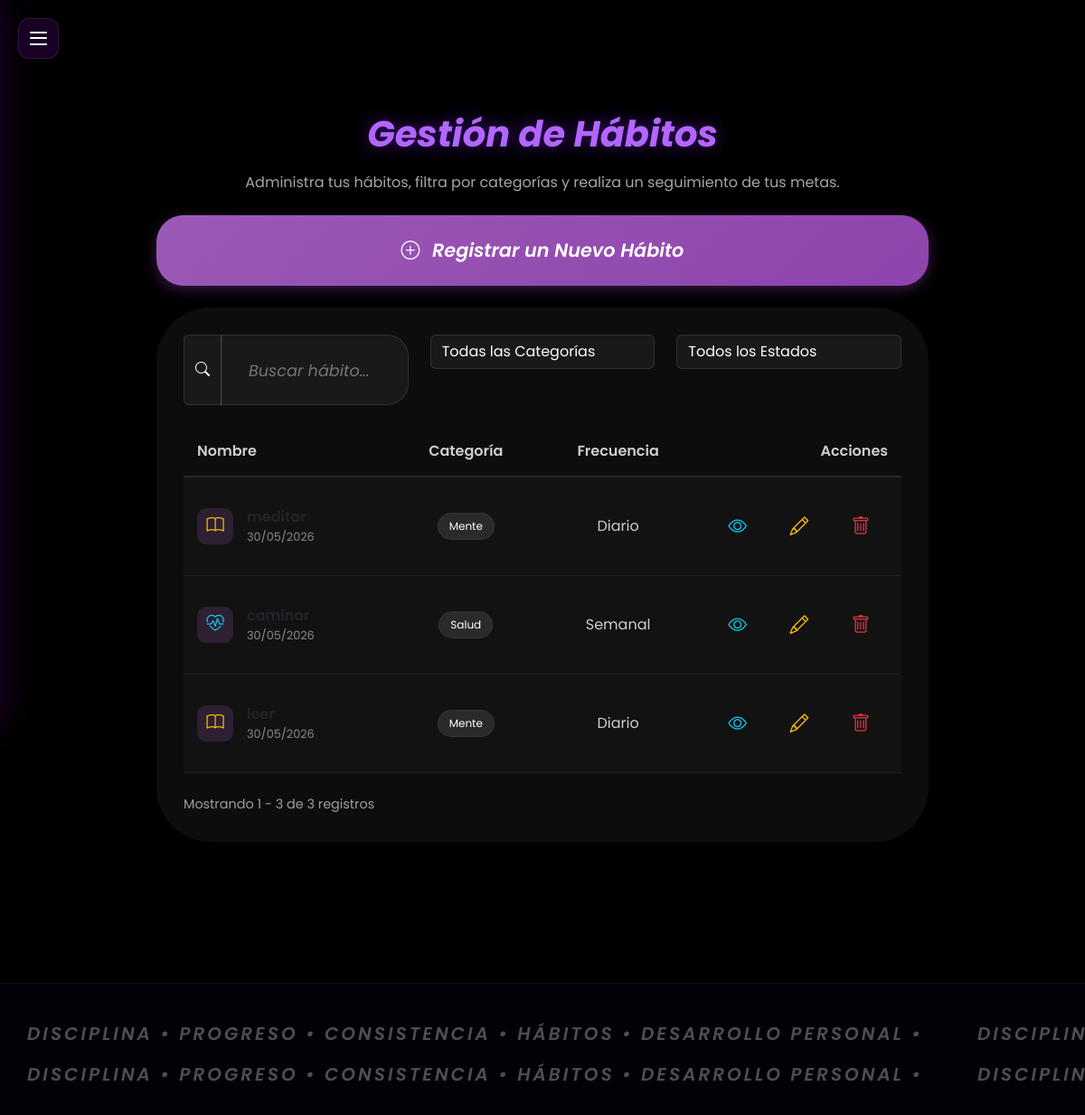
/register_habit (signed in), run on an earlier commit of the app's database.
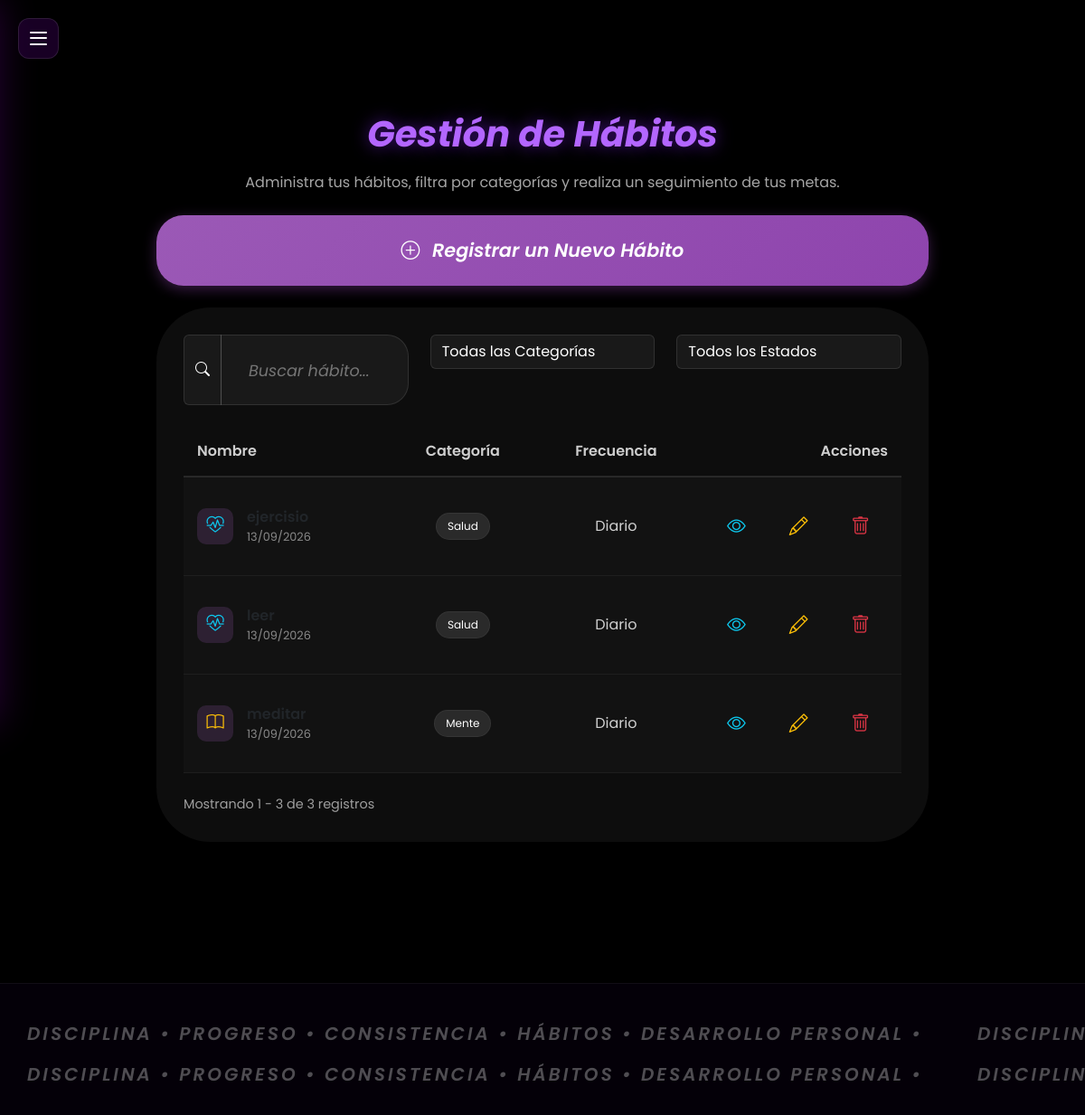
And on a later commit of the database.
### app/models/habitos.py (models this page shows, shortened)
class Habit(db.Model):
    __tablename__ = 'habits'
    idHabit = db.Column(db.Integer, primary_key=True)
    idUser = db.Column(db.Integer, db.ForeignKey('users.idUser'), nullable=False)
    habitName = db.Column(db.String(120), nullable=False)
    habitDesc = db.Column(db.String(255), nullable=True)
    habitFreq = db.Column(db.String(50), nullable=False)
    habitCategory = db.Column(db.String(50), nullable=False)
    habitState = db.Column(db.String(50), default='Activo')
    createdAt = db.Column(db.DateTime, default=datetime.now)

### app/routes/habits_route.py (the view, shortened to what this page needs)
@bp.route('/register_habit', methods=['GET', 'POST'])
@login_required
def register_habit():
    habits = Habit.query.filter_by(idUser=current_user.idUser).order_by(Habit.createdAt.desc()).all()
    return render_template("register/index.html", habits=habits)

### app/templates/register/index.html (shortened to what this page needs)
{% extends "base.html" %}
{% block extra_css %}
<link rel="stylesheet" href="{{ url_for('static', filename='css/habits.css') }}">
{% endblock %}
{% block content %}
<button class="hamburger-menu" id="sidebarToggle">
    <span></span>
    <span></span>
    <span></span>
</button>
<div class="lightning-storm">
</div>
<div class="sakura">
</div>
<div class="login-wrapper" style="flex-direction: column; align-items: center; justify-content: flex-start; padding-top: 8vh; min-height: 85vh; padding-left: 20px; padding-right: 20px; width: 100%;">
    <div class="text-center mb-4 fade-in-section" style="text-align: center; width: 100%; max-width: none !important; display: flex; flex-direction: column; align-items: center; justify-content: center; margin: 0 auto;">
        <h1 style="text-align: center; margin-top: 20px; color: #b366ff; font-style: italic; font-weight: 700; text-shadow: 0 0 18px rgba(138, 40, 255, 0.5);">Gestión de Hábitos</h1>
        <p style="text-align: center; max-width: 800px; margin: 10px auto 0 auto; color: rgba(255,255,255,0.65);">Administra tus hábitos, filtra por categorías y realiza un seguimiento de tus metas.</p>
        <button type="button" class="btn btn-primary mt-4 btn-hover-effect" data-bs-toggle="modal" data-bs-target="#habitModal" style="background: linear-gradient(135deg, #9b59b6, #8e44ad); border: none; padding: 12px 30px; font-weight: 600; border-radius: 30px; box-shadow: 0 4px 15px rgba(142, 68, 173, 0.4); transition: transform 0.3s ease, box-shadow 0.3s ease;">
            <i class="bi bi-plus-circle" style="margin-right: 8px;"></i> Registrar un Nuevo Hábito
        </button>
    </div>
    <div class="card shadow-lg border-0 rounded-lg fade-in-section" style="max-width: 1200px; padding: 30px; width: 100%; margin-bottom: 60px; background: rgba(255, 255, 255, 0.05); backdrop-filter: blur(15px); border: 1px solid rgba(255, 255, 255, 0.1);">
        <div class="row mb-4 justify-content-center">
            <div class="col-lg-4 col-md-5 mb-3 mb-md-0">
                <div class="input-group">
                    <span class="input-group-text glass-input"><i class="bi bi-search text-white"></i></span>
                    <input type="text" id="searchInput" class="form-control glass-input" placeholder="Buscar hábito...">
                </div>
            </div>
            <div class="col-lg-4 col-md-4 mb-3 mb-md-0">
                <select id="filterCategory" class="form-select glass-input">
                    <option value="">Todas las Categorías</option>
                </select>
            </div>
            <div class="col-lg-4 col-md-3">
                <select id="filterState" class="form-select glass-input">
                    <option value="">Todos los Estados</option>
                </select>
            </div>
        </div>
        <div class="table-responsive">
            <table class="table table-borderless align-middle custom-table" style="color: #fff; margin-bottom: 0;">
                <thead style="border-bottom: 2px solid rgba(255, 255, 255, 0.1);">
                    <tr>
                        <th scope="col" style="color: rgba(255, 255, 255, 0.8); font-weight: 600; padding: 15px; background: transparent;">Nombre</th>
                        <th scope="col" style="color: rgba(255, 255, 255, 0.8); font-weight: 600; padding: 15px; background: transparent; text-align: center;">Categoría</th>
                        <th scope="col" style="color: rgba(255, 255, 255, 0.8); font-weight: 600; padding: 15px; background: transparent; text-align: center;">Frecuencia</th>
                        <th scope="col" style="color: rgba(255, 255, 255, 0.8); font-weight: 600; padding: 15px; background: transparent; text-align: right;">Acciones</th>
                    </tr>
                </thead>
                <tbody id="habitsTableBody">
                    {% for habit in habits %}
                    <tr class="habit-row" data-id="{{ habit.idHabit }}" data-name="{{ habit.habitName|lower }}" data-category="{{ habit.habitCategory }}" data-state="{{ habit.habitState }}" data-desc="{{ habit.habitDesc or '' }}" style="background: rgba(255, 255, 255, 0.02); transition: background 0.3s ease;" onmouseover="this.style.background='rgba(255, 255, 255, 0.08)'" onmouseout="this.style.background='rgba(255, 255, 255, 0.02)'">
                        <td style="padding: 15px; border-bottom: 1px solid rgba(255, 255, 255, 0.05); background: transparent;">
                            <div class="d-flex align-items-center">
                                <div style="width: 40px; height: 40px; border-radius: 10px; background: rgba(155, 89, 182, 0.2); display: flex; align-items: center; justify-content: center; margin-right: 15px;">
                                    {% if habit.habitCategory == 'salud' %}
                                        <i class="bi bi-heart-pulse text-info" style="font-size: 1.2rem;"></i>
                                    {% elif habit.habitCategory == 'mente' %}
                                        <i class="bi bi-book text-warning" style="font-size: 1.2rem;"></i>
                                    {% elif habit.habitCategory == 'finanzas' %}
                                        <i class="bi bi-wallet2 text-success" style="font-size: 1.2rem;"></i>
                                    {% else %}
                                        <i class="bi bi-people text-primary" style="font-size: 1.2rem;"></i>
                                    {% endif %}
                                </div>
                                <div>
                                    <div style="font-weight: 600;">{{ habit.habitName }}</div>
                                    <div style="font-size: 0.8rem; color: rgba(255, 255, 255, 0.5);">{{ habit.createdAt.strftime('%d/%m/%Y') }}</div>
                                </div>
                            </div>
                        </td>
                        <td style="padding: 15px; border-bottom: 1px solid rgba(255, 255, 255, 0.05); background: transparent; text-align: center;">
                            <span class="badge" style="background: rgba(255, 255, 255, 0.1); color: #fff; padding: 8px 12px; border-radius: 20px; font-weight: normal; border: 1px solid rgba(255, 255, 255, 0.05);">
                                {{ habit.habitCategory|capitalize }}
                            </span>
                        </td>
                        <td style="padding: 15px; border-bottom: 1px solid rgba(255, 255, 255, 0.05); color: rgba(255, 255, 255, 0.8); background: transparent; text-align: center;">
                            {{ habit.habitFreq|capitalize }}
                        </td>
                        <td style="padding: 15px; border-bottom: 1px solid rgba(255, 255, 255, 0.05); background: transparent;">
                            <div class="d-flex justify-content-end gap-2" style="white-space: nowrap;">
                                <button type="button" class="btn btn-sm btn-outline-info rounded-circle" title="Ver" onclick="openViewModal({{ habit.idHabit }})">
                                    <i class="bi bi-eye"></i>
                                </button>
                                <button type="button" class="btn btn-sm btn-outline-warning rounded-circle" title="Editar" onclick="openEditModal({{ habit.idHabit }}, '{{ habit.habitName|escape }}', '{{ habit.habitDesc|escape }}', '{{ habit.habitFreq }}', '{{ habit.habitCategory }}')">
                                    <i class="bi bi-pencil"></i>
                                </button>
                                <button type="button" class="btn btn-sm btn-outline-danger rounded-circle" title="Eliminar" onclick="openDeleteModal({{ habit.idHabit }}, '{{ habit.habitName|escape }}')">
                                    <i class="bi bi-trash"></i>
                                </button>
                            </div>
                        </td>
                    </tr>
                    {% endfor %}
                </tbody>
            </table>
        </div>
        <div class="d-flex justify-content-between align-items-center mt-4">
            <span id="pageInfo" style="color: rgba(255,255,255,0.6); font-size: 0.9rem;">Mostrando 0 registros</span>
        </div>
    </div>
</div>
{% endblock %}
{% block footer %}
<footer class="futuristic-footer">
    <div class="marquee-container">
        <div class="marquee-track track-ltr">
            <div class="marquee-content">
                <span>Disciplina &bull; Progreso &bull; Consistencia &bull; Hábitos &bull; Desarrollo Personal &bull;</span>
                <span>Disciplina &bull; Progreso &bull; Consistencia &bull; Hábitos &bull; Desarrollo Personal &bull;</span>
            </div>
        </div>
        <div class="marquee-track track-rtl">
            <div class="marquee-content">
                <span>Disciplina &bull; Progreso &bull; Consistencia &bull; Hábitos &bull; Desarrollo Personal &bull;</span>
                <span>Disciplina &bull; Progreso &bull; Consistencia &bull; Hábitos &bull; Desarrollo Personal &bull;</span>
            </div>
        </div>
    </div>
</footer>
{% endblock %}

### app/templates/base.html (shortened to what this page needs)
<!DOCTYPE html>
<html lang="es">
<head>
  <link href="https://cdn.jsdelivr.net/npm/bootstrap@5.3.0/dist/css/bootstrap.min.css" rel="stylesheet">
  <link rel="stylesheet" href="https://cdn.jsdelivr.net/npm/bootstrap-icons@1.10.5/font/bootstrap-icons.css">
  <link rel="stylesheet" href="{{ url_for('static', filename='css/m.css')}}">
  {% block extra_css %}{% endblock %}
</head>
<body class="d-flex flex-column">
  <main class="flex-shrink-0">
    <div class="container mt-4 mx-auto">
      <div class="row justify-content-center">
        <div class="col-md-10">
          <div class="card-body">
            <div class="container-fluid p-3">
              {% block content %}
              {% endblock %}
            </div>
          </div>
        </div>
      </div>
    </div>
  </main>
  {% block footer %}{% endblock %}
</body>
</html>

### app/static/css/m.css (style rules this page uses)
body { margin: 0; padding: 0; width: 100%; min-height: 100vh; overflow-x: hidden; overflow-y: auto; background: #000; font-family: 'Poppins', sans-serif; }
.login-wrapper { width: 100%; min-height: 85vh; display: flex; flex-wrap: wrap; align-items: center; justify-content: center; box-sizing: border-box; }
.card { width: 100%; max-width: 580px; padding: 60px; box-sizing: border-box; background: rgba(80, 0, 120, 0.18); border: 1px solid rgba(255, 255, 255, 0.08); border-radius: 60px; backdrop-filter: blur(24px); -webkit-backdrop-filter: blur(24px); box-shadow: 0 0 40px rgba(183, 0, 255, .35), 0 0 120px rgba(183, 0, 255, .18); animation: glow 4s ease-in-out infinite alternate; }
.form-control { width: 100%; height: 78px; padding: 0 30px; box-sizing: border-box; border-radius: 24px; border: 1px solid rgba(255, 255, 255, .12); background: rgba(255, 255, 255, .06); color: #fff; font-size: 1.2rem; font-style: italic; outline: none; transition: .3s; }
.form-control::placeholder { color: rgba(255, 255, 255, .35); font-size: 1.1rem; }
.btn { width: 100%; height: 78px; border: none; border-radius: 24px; font-size: 1.3rem; font-style: italic; font-weight: 500; cursor: pointer; transition: .3s; }
.btn-primary { background: linear-gradient(135deg, #8a28ff, #e100ff); color: #fff; box-shadow: 0 0 25px rgba(196, 77, 255, .45); }
.lightning-storm { position: fixed; top: 0; left: 0; width: 100%; height: 100vh; pointer-events: none; z-index: -1; overflow: hidden; }
.lightning-storm::before { content: ''; position: absolute; top: 0; left: 0; width: 100%; height: 100%; background: rgba(220, 100, 255, 0.4); opacity: 0; animation: thunder-flash 12s infinite; }
.sakura { position: fixed; top: 0; left: 0; width: 100%; height: 100vh; pointer-events: none; z-index: -1; overflow: hidden; }
.hamburger-menu { position: fixed; top: 20px; left: 20px; width: 45px; height: 45px; background: rgba(80, 0, 120, 0.3); border: 1px solid rgba(255, 255, 255, 0.1); border-radius: 12px; cursor: pointer; z-index: 1000; display: flex; flex-direction: column; justify-content: space-around; padding: 12px; box-sizing: border-box; transition: 0.3s; backdrop-filter: blur(10px); }
.hamburger-menu span { width: 100%; height: 2px; background: #fff; border-radius: 2px; transition: 0.3s; }
.fade-in-section { opacity: 0; transform: translateY(40px); transition: opacity 0.8s cubic-bezier(0.25, 0.46, 0.45, 0.94), transform 0.8s cubic-bezier(0.25, 0.46, 0.45, 0.94); visibility: hidden; }
.fade-in-section.is-visible { opacity: 1; transform: translateY(0); visibility: visible; }
.futuristic-footer { width: 100%; background: rgba(10, 0, 20, 0.4); border-top: 1px solid rgba(255, 255, 255, 0.05); backdrop-filter: blur(20px); -webkit-backdrop-filter: blur(20px); padding: 30px 0 20px 0; margin-top: 80px; position: relative; z-index: 10; overflow: hidden; box-shadow: 0 -10px 30px rgba(0, 0, 0, 0.5); }
.marquee-container { width: 100%; overflow: hidden; position: relative; padding: 10px 0; display: flex; flex-direction: column; gap: 15px; }
.marquee-track { display: flex; overflow: hidden; user-select: none; width: 100%; }
.marquee-content { display: flex; flex-shrink: 0; white-space: nowrap; gap: 0px; }
.marquee-content span { display: inline-block; font-size: 1.25rem; font-weight: 600; text-transform: uppercase; font-style: italic; letter-spacing: 3px; color: rgba(255, 255, 255, 0.3); text-shadow: 0 0 10px rgba(138, 40, 255, 0); transition: color 0.3s, text-shadow 0.3s; padding: 0 30px; }
.track-ltr .marquee-content { animation: scrollLtr 30s linear infinite; }
.track-rtl .marquee-content { animation: scrollRtl 30s linear infinite; }

### app/static/css/habits.css (style rules this page uses)
.glass-input { background: rgba(255, 255, 255, 0.05) !important; border: 1px solid rgba(255, 255, 255, 0.1) !important; color: #fff !important; box-shadow: none !important; }
.glass-input::placeholder { color: rgba(255,255,255,0.4) !important; }
.glass-input option { background: #250035; color: white; }

What changed in the data, as far as the page shows it:
changed Habit (number 1 of 3 on the later page): createdAt "30/05/2026" → "13/09/2026"; habitCategory "Mente" → "Salud"
changed Habit (number 2 of 3 on the later page): createdAt "30/05/2026" → "13/09/2026"; habitFreq "Semanal" → "Diario"
changed Habit "Mente": createdAt "30/05/2026" → "13/09/2026"
